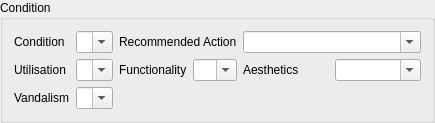
  <widget class="QGroupBox" name="groupBox_9">
   <property name="geometry">
    <rect>
     <x>640</x>
     <y>610</y>
     <width>370</width>
     <height>111</height>
    </rect>
   </property>
   <property name="title">
    <string>Condition</string>
   </property>
   <property name="checkable">
    <bool>false</bool>
   </property>
   <layout class="QGridLayout" name="gridLayout_2">
    <item row="0" column="0">
     <widget class="QLabel" name="label_101">
      <property name="text">
       <string>Condition</string>
      </property>
     </widget>
    </item>
    <item row="0" column="1">
     <widget class="QComboBox" name="Condition">
      <property name="editable">
       <bool>true</bool>
      </property>
      <item>
       <property name="text">
        <string/>
       </property>
      </item>
      <item>
       <property name="text">
        <string>1</string>
       </property>
      </item>
      <item>
       <property name="text">
        <string>2</string>
       </property>
      </item>
      <item>
       <property name="text">
        <string>3</string>
       </property>
      </item>
      <item>
       <property name="text">
        <string>4</string>
       </property>
      </item>
      <item>
       <property name="text">
        <string>5</string>
       </property>
      </item>
     </widget>
    </item>
    <item row="0" column="2" colspan="2">
     <widget class="QLabel" name="label_74">
      <property name="text">
       <string>Recommended Action</string>
      </property>
     </widget>
    </item>
    <item row="0" column="4" colspan="2">
     <widget class="QComboBox" name="Recommended_Action">
      <property name="editable">
       <bool>true</bool>
      </property>
      <item>
       <property name="text">
        <string/>
       </property>
      </item>
      <item>
       <property name="text">
        <string>Immediate Repair</string>
       </property>
      </item>
      <item>
       <property name="text">
        <string>Programmed Repair</string>
       </property>
      </item>
      <item>
       <property name="text">
        <string>Immediate Replacement</string>
       </property>
      </item>
      <item>
       <property name="text">
        <string>Programmed Replacement</string>
       </property>
      </item>
      <item>
       <property name="text">
        <string>Take Out of Service</string>
       </property>
      </item>
     </widget>
    </item>
    <item row="1" column="0">
     <widget class="QLabel" name="label_103">
      <property name="text">
       <string>Utilisation</string>
      </property>
     </widget>
    </item>
    <item row="1" column="1">
     <widget class="QComboBox" name="Utilisation">
      <property name="editable">
       <bool>true</bool>
      </property>
      <item>
       <property name="text">
        <string/>
       </property>
      </item>
      <item>
       <property name="text">
        <string>1</string>
       </property>
      </item>
      <item>
       <property name="text">
        <string>2</string>
       </property>
      </item>
      <item>
       <property name="text">
        <string>3</string>
       </property>
      </item>
      <item>
       <property name="text">
        <string>4</string>
       </property>
      </item>
      <item>
       <property name="text">
        <string>5</string>
       </property>
      </item>
     </widget>
    </item>
    <item row="1" column="2">
     <widget class="QLabel" name="label_104">
      <property name="text">
       <string>Functionality</string>
      </property>
     </widget>
    </item>
    <item row="1" column="3">
     <widget class="QComboBox" name="Functionality">
      <property name="editable">
       <bool>true</bool>
      </property>
      <item>
       <property name="text">
        <string/>
       </property>
      </item>
      <item>
       <property name="text">
        <string>1</string>
       </property>
      </item>
      <item>
       <property name="text">
        <string>2</string>
       </property>
      </item>
      <item>
       <property name="text">
        <string>3</string>
       </property>
      </item>
      <item>
       <property name="text">
        <string>4</string>
       </property>
      </item>
      <item>
       <property name="text">
        <string>5</string>
       </property>
      </item>
     </widget>
    </item>
    <item row="1" column="4">
     <widget class="QLabel" name="label_105">
      <property name="text">
       <string>Aesthetics</string>
      </property>
     </widget>
    </item>
    <item row="1" column="5">
     <widget class="QComboBox" name="Aesthetics">
      <property name="editable">
       <bool>true</bool>
      </property>
      <item>
       <property name="text">
        <string/>
       </property>
      </item>
      <item>
       <property name="text">
        <string>1</string>
       </property>
      </item>
      <item>
       <property name="text">
        <string>2</string>
       </property>
      </item>
      <item>
       <property name="text">
        <string>3</string>
       </property>
      </item>
      <item>
       <property name="text">
        <string>4</string>
       </property>
      </item>
      <item>
       <property name="text">
        <string>5</string>
       </property>
      </item>
     </widget>
    </item>
    <item row="2" column="0">
     <widget class="QLabel" name="label_106">
      <property name="text">
       <string>Vandalism</string>
      </property>
     </widget>
    </item>
    <item row="2" column="1">
     <widget class="QComboBox" name="Vandalism">
      <property name="editable">
       <bool>true</bool>
      </property>
      <item>
       <property name="text">
        <string/>
       </property>
      </item>
      <item>
       <property name="text">
        <string>1</string>
       </property>
      </item>
      <item>
       <property name="text">
        <string>2</string>
       </property>
      </item>
      <item>
       <property name="text">
        <string>3</string>
       </property>
      </item>
      <item>
       <property name="text">
        <string>4</string>
       </property>
      </item>
      <item>
       <property name="text">
        <string>5</string>
       </property>
      </item>
     </widget>
    </item>
   </layout>
  </widget>
